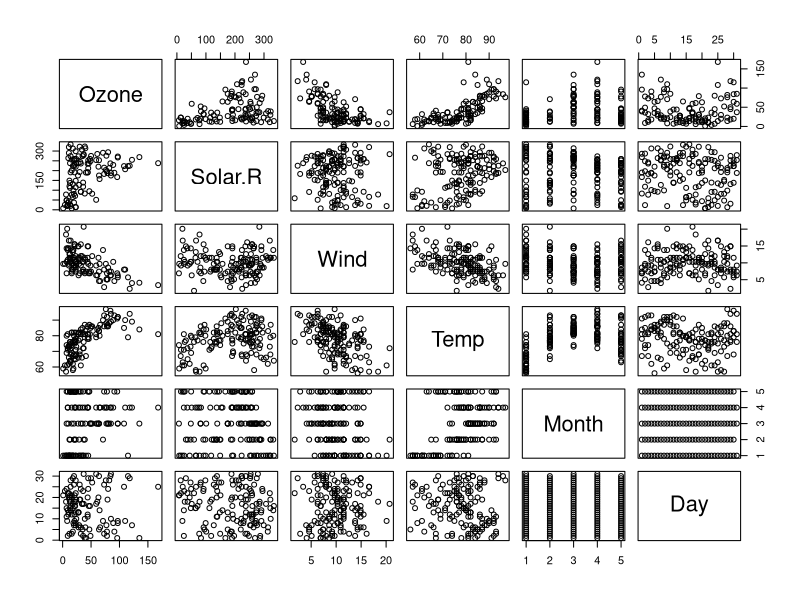
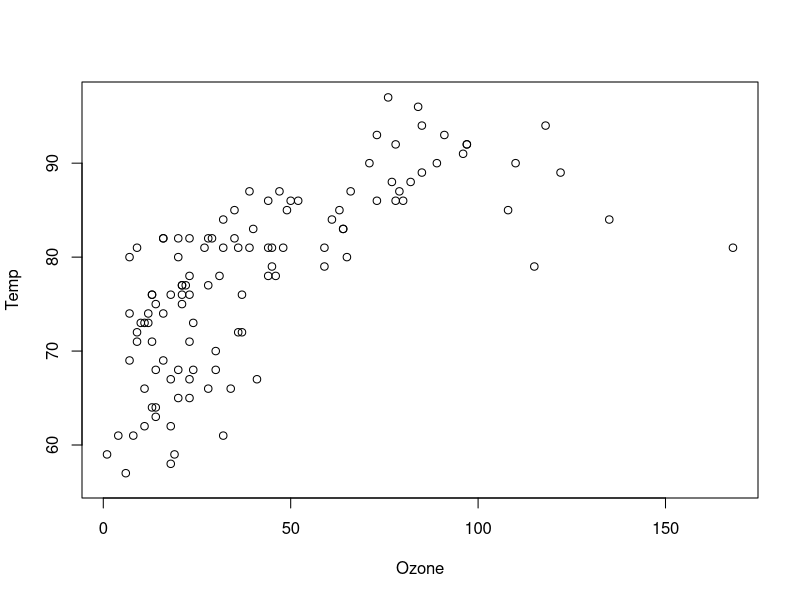
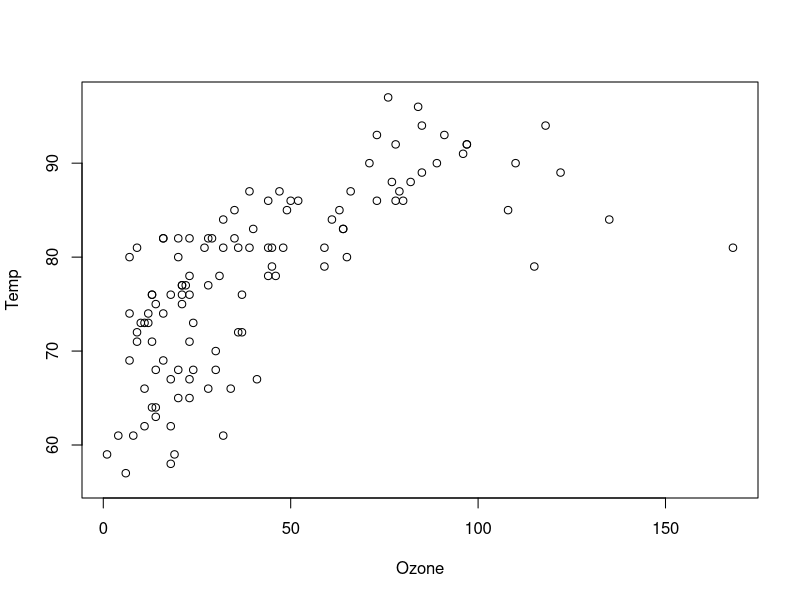

Source code (R) for these figures, in order:
# Libraries

library(dplyr)

# Data cleaning. 
# There are various reasons for cleaning data before using it for analysis. 

# Let us use a dataset that is availabe within base R

data_to_clean <- airquality

# We will start by exploring this data set in order to know various attributes about it. For instance
# how many rows and columns does it have, what are the names of the columns and what are their data types.

# Number of columns
length(data_to_clean)
ncol(data_to_clean)

# Names of columns
names(data_to_clean)

# Structure of dataframe
str(data_to_clean)

dplyr::glimpse(data_to_clean)

# In the case where you want to know the data type of the object you are working on
class(data_to_clean)

class(data_to_clean$Wind)
class(data_to_clean$Month)

# Note that month has been categorised as type integer. We would like this to be factor or categorical.

data_to_clean$Month <- as.factor(data_to_clean$Month)

# Sometimes it is necessary to leave the categorical variables with numerical values. However, let's say that in
# our case, we would like the variable month to be indicated by the month name. Let's change this
levels(data_to_clean$Month) # To see the levels. Notice that they are not stored as integers but as string

levels(data_to_clean$Month) <- list(May = "5", June="6", July="7", August="8", September = "9")
levels(data_to_clean$Month)

# We may want to know the number of observation per category of a variable. In our instance use could use Month.
xtabs(~data_to_clean$Month, data = data_to_clean)

# To present this data into a data frame simply...
as.data.frame(xtabs(~data_to_clean$Month, data = data_to_clean))
# Part of cleaning data is identifying outliers. Scatter plots help us to visualize data and detect outliers
# To see the relationship between the variables in our data frame
plot(data_to_clean)

# Let us focus on the relationship between Ozone and Temperature. 
attach(data_to_clean) # When using one data set it can be convenient to store the variables in working memory so that
# you don't have to use '$' all through. Remember to detach() after.

plot(Ozone, Temp)

# We can see outliers here. It is possible to determine those outliers from the scatter plot.

outlier_index <- identify(Ozone, Temp) # This allows you to click on points of interest on a plot and store their index.

# Click the outliers and once done click FINISH.
# The points will be indicated by their index values.

# To label the points with other values, for instance, the month
plot(Ozone, Temp)
outlier_index <- identify(Ozone, Temp, labels = Month, plot=TRUE)

# Dealing with outliers is beyond the scope of this lab session. :-)

# paste(as.character(Date), "_", as.character(Month))
detach(data_to_clean)


# Now let's try some summary stats
summary(data_to_clean)
# Here we get the summary stats. However, notice that there are NA values.

mean(data_to_clean$Ozone)


mean(data_to_clean$Ozone, na.rm = TRUE)

# So what do we do with the the NAs?

# To see how many missing values are in each variable or column
colSums(is.na(data_to_clean))

# We could remove all observations with NA. Note that may significantly reduce the sample size.
no_na <- na.omit(data_to_clean)
summary(no_na)
mean(no_na$Ozone)

# We may substitute all the NAs with 0 or with the mean of the variable excluding NA. 
# With 0
with_zero <- data_to_clean
with_zero$Ozone[is.na(with_zero$Ozone)] = 0
mean(with_zero$Ozone)

# or with the mean of the variable excluding NA
with_mean <- data_to_clean
with_mean$Ozone[is.na(with_mean$Ozone)] = mean(with_mean$Ozone, na.rm=TRUE)
mean(with_mean$Ozone)

# Maintains the mean since all new values were the same as the mean

# To demonstrate this further if necessary.
tester <- c(1,1,NA)
mean(tester)
mean(tester, na.rm=TRUE)
mean(na.omit(tester))



